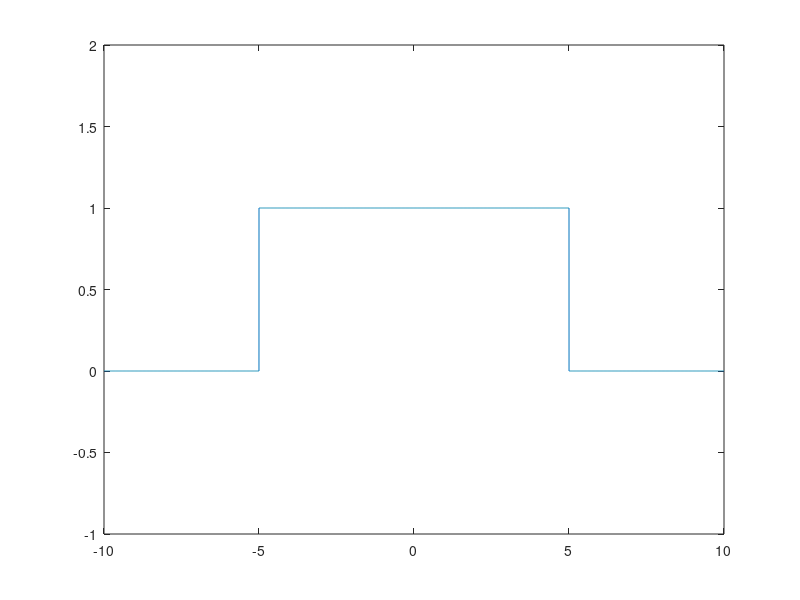

MATLAB code to generate this figure:
%The Rectangle Pulse of Discrete time signal.

%Reference:
%MathWorks: https://www.mathworks.com/matlabcentral/answers/72902-generating-discrete-time-rectangular-wave

clc;                        %Clears the command window and homes the cursor.
clear all;                  %Clear variables and functions from memory.
clf;                        %Clear current figure.


%Defining The Original Signal {x(n)}.

t=-10:0.001:10;                           %Defining x axis.
y=@(t) 1.*(abs(t)<=5)+0.*(abs(t)>5);                         %Ploting the graph. 
plot(t,y(t));
axis([-10 10 -1 2]);                  %AXIS([XMIN XMAX YMIN YMAX]) sets scaling for the x- and y-axes on the current plot.
